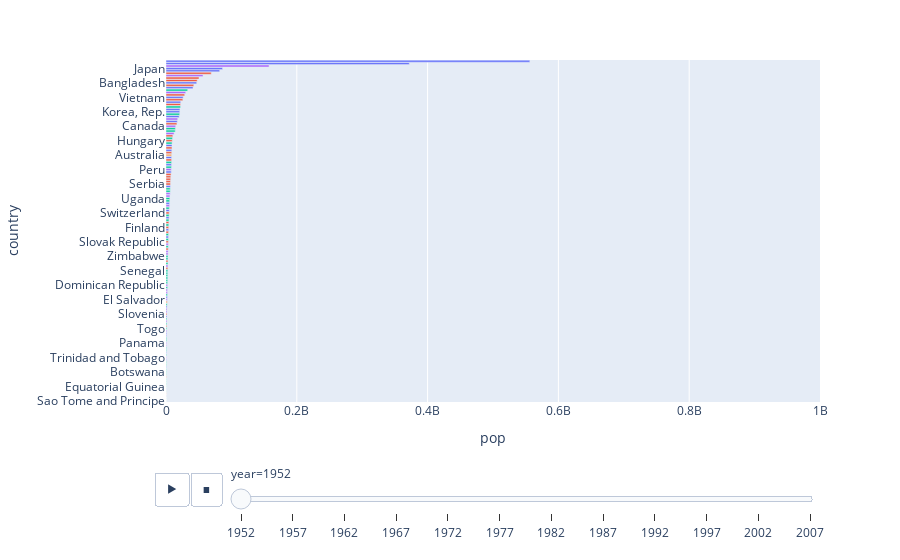

The cell this chart's notebook holds for it:
### Markdown cell above
## Question 5:

Instead of the continents, lets look at individual countries. Create an animation that shows the population growth of the countries through the years

### Code cell
# YOUR CODE HERE
fig = px.bar(df, x="pop", y="country", color="continent", orientation='h',
        animation_frame="year", animation_group="country", range_x=[0,1000000000])
fig.update_layout(showlegend=False)
fig.update_yaxes(categoryorder='total ascending')
fig.update_traces(textfont_size=12, textangle=0, textposition="outside", cliponaxis=False)
fig.show()

### Figure 1 — Plotly figure (JSON) as saved in the notebook; plotly's stock layout.template omitted (floating-point values rounded to 4 significant figures)
{"data": [{"alignmentgroup": "True", "cliponaxis": false, "hovertemplate": "continent=Asia<br>year=1952<br>pop=%{x}<br>country=%{y}<extra></extra>", "ids": ["Afghanistan", "Bahrain", "Bangladesh", "Cambodia", "China", "Hong Kong, China", "India", "Indonesia", "Iran", "Iraq", "Israel", "Japan", "Jordan", "Korea, Dem. Rep.", "Korea, Rep.", "Kuwait", "Lebanon", "Malaysia", "Mongolia", "Myanmar", "Nepal", "Oman", "Pakistan", "Philippines", "Saudi Arabia", "Singapore", "Sri Lanka", "Syria", "Taiwan", "Thailand", "Vietnam", "West Bank and Gaza", "Yemen, Rep."], "legendgroup": "Asia", "marker": {"color": "#636efa", "pattern": {"shape": ""}}, "name": "Asia", "offsetgroup": "Asia", "orientation": "h", "showlegend": true, "textangle": 0, "textfont": {"size": 12}, "textposition": "outside", "type": "bar", "x": [8425333, 120447, 46886859, 4693836, 556263527, 2125900, 372000000, 82052000, 17272000, 5441766, 1620914, 86459025, 607914, 8865488, 20947571, 160000, 1439529, 6748378, 800663, 20092996, 9182536, 507833, 41346560, 22438691, 4005677, 1127000, 7982342, 3661549, 8550362, 21289402, 26246839, 1030585, 4963829], "xaxis": "x", "y": ["Afghanistan", "Bahrain", "Bangladesh", "Cambodia", "China", "Hong Kong, China", "India", "Indonesia", "Iran", "Iraq", "Israel", "Japan", "Jordan", "Korea, Dem. Rep.", "Korea, Rep.", "Kuwait", "Lebanon", "Malaysia", "Mongolia", "Myanmar", "Nepal", "Oman", "Pakistan", "Philippines", "Saudi Arabia", "Singapore", "Sri Lanka", "Syria", "Taiwan", "Thailand", "Vietnam", "West Bank and Gaza", "Yemen, Rep."], "yaxis": "y"}, {"alignmentgroup": "True", "cliponaxis": false, "hovertemplate": "continent=Europe<br>year=1952<br>pop=%{x}<br>country=%{y}<extra></extra>", "ids": ["Albania", "Austria", "Belgium", "Bosnia and Herzegovina", "Bulgaria", "Croatia", "Czech Republic", "Denmark", "Finland", "France", "Germany", "Greece", "Hungary", "Iceland", "Ireland", "Italy", "Montenegro", "Netherlands", "Norway", "Poland", "Portugal", "Romania", "Serbia", "Slovak Republic", "Slovenia", "Spain", "Sweden", "Switzerland", "Turkey", "United Kingdom"], "legendgroup": "Europe", "marker": {"color": "#EF553B", "pattern": {"shape": ""}}, "name": "Europe", "offsetgroup": "Europe", "orientation": "h", "showlegend": true, "textangle": 0, "textfont": {"size": 12}, "textposition": "outside", "type": "bar", "x": [1282697, 6927772, 8730405, 2791000, 7274900, 3882229, 9125183, 4334000, 4090500, 42459667, 69145952, 7733250, 9504000, 147962, 2952156, 47666000, 413834, 10381988, 3327728, 25730551, 8526050, 16630000, 6860147, 3558137, 1489518, 28549870, 7124673, 4815000, 22235677, 50430000], "xaxis": "x", "y": ["Albania", "Austria", "Belgium", "Bosnia and Herzegovina", "Bulgaria", "Croatia", "Czech Republic", "Denmark", "Finland", "France", "Germany", "Greece", "Hungary", "Iceland", "Ireland", "Italy", "Montenegro", "Netherlands", "Norway", "Poland", "Portugal", "Romania", "Serbia", "Slovak Republic", "Slovenia", "Spain", "Sweden", "Switzerland", "Turkey", "United Kingdom"], "yaxis": "y"}, {"alignmentgroup": "True", "cliponaxis": false, "hovertemplate": "continent=Africa<br>year=1952<br>pop=%{x}<br>country=%{y}<extra></extra>", "ids": ["Algeria", "Angola", "Benin", "Botswana", "Burkina Faso", "Burundi", "Cameroon", "Central African Republic", "Chad", "Comoros", "Congo, Dem. Rep.", "Congo, Rep.", "Cote d'Ivoire", "Djibouti", "Egypt", "Equatorial Guinea", "Eritrea", "Ethiopia", "Gabon", "Gambia", "Ghana", "Guinea", "Guinea-Bissau", "Kenya", "Lesotho", "Liberia", "Libya", "Madagascar", "Malawi", "Mali", "Mauritania", "Mauritius", "Morocco", "Mozambique", "Namibia", "Niger", "Nigeria", "Reunion", "Rwanda", "Sao Tome and Principe", "Senegal", "Sierra Leone", "Somalia", "South Africa", "Sudan", "Swaziland", "Tanzania", "Togo", "Tunisia", "Uganda", "Zambia", "Zimbabwe"], "legendgroup": "Africa", "marker": {"color": "#00cc96", "pattern": {"shape": ""}}, "name": "Africa", "offsetgroup": "Africa", "orientation": "h", "showlegend": true, "textangle": 0, "textfont": {"size": 12}, "textposition": "outside", "type": "bar", "x": [9279525, 4232095, 1738315, 442308, 4469979, 2445618, 5009067, 1291695, 2682462, 153936, 14100005, 854885, 2977019, 63149, 22223309, 216964, 1438760, 20860941, 420702, 284320, 5581001, 2664249, 580653, 6464046, 748747, 863308, 1019729, 4762912, 2917802, 3838168, 1022556, 516556, 9939217, 6446316, 485831, 3379468, 33119096, 257700, 2534927, 60011, 2755589, 2143249, 2526994, 14264935, 8504667, 290243, 8322925, 1219113, 3647735, 5824797, 2672000, 3080907], "xaxis": "x", "y": ["Algeria", "Angola", "Benin", "Botswana", "Burkina Faso", "Burundi", "Cameroon", "Central African Republic", "Chad", "Comoros", "Congo, Dem. Rep.", "Congo, Rep.", "Cote d'Ivoire", "Djibouti", "Egypt", "Equatorial Guinea", "Eritrea", "Ethiopia", "Gabon", "Gambia", "Ghana", "Guinea", "Guinea-Bissau", "Kenya", "Lesotho", "Liberia", "Libya", "Madagascar", "Malawi", "Mali", "Mauritania", "Mauritius", "Morocco", "Mozambique", "Namibia", "Niger", "Nigeria", "Reunion", "Rwanda", "Sao Tome and Principe", "Senegal", "Sierra Leone", "Somalia", "South Africa", "Sudan", "Swaziland", "Tanzania", "Togo", "Tunisia", "Uganda", "Zambia", "Zimbabwe"], "yaxis": "y"}, {"alignmentgroup": "True", "cliponaxis": false, "hovertemplate": "continent=Americas<br>year=1952<br>pop=%{x}<br>country=%{y}<extra></extra>", "ids": ["Argentina", "Bolivia", "Brazil", "Canada", "Chile", "Colombia", "Costa Rica", "Cuba", "Dominican Republic", "Ecuador", "El Salvador", "Guatemala", "Haiti", "Honduras", "Jamaica", "Mexico", "Nicaragua", "Panama", "Paraguay", "Peru", "Puerto Rico", "Trinidad and Tobago", "United States", "Uruguay", "Venezuela"], "legendgroup": "Americas", "marker": {"color": "#ab63fa", "pattern": {"shape": ""}}, "name": "Americas", "offsetgroup": "Americas", "orientation": "h", "showlegend": true, "textangle": 0, "textfont": {"size": 12}, "textposition": "outside", "type": "bar", "x": [17876956, 2883315, 56602560, 14785584, 6377619, 12350771, 926317, 6007797, 2491346, 3548753, 2042865, 3146381, 3201488, 1517453, 1426095, 30144317, 1165790, 940080, 1555876, 8025700, 2227000, 662850, 157553000, 2252965, 5439568], "xaxis": "x", "y": ["Argentina", "Bolivia", "Brazil", "Canada", "Chile", "Colombia", "Costa Rica", "Cuba", "Dominican Republic", "Ecuador", "El Salvador", "Guatemala", "Haiti", "Honduras", "Jamaica", "Mexico", "Nicaragua", "Panama", "Paraguay", "Peru", "Puerto Rico", "Trinidad and Tobago", "United States", "Uruguay", "Venezuela"], "yaxis": "y"}, {"alignmentgroup": "True", "cliponaxis": false, "hovertemplate": "continent=Oceania<br>year=1952<br>pop=%{x}<br>country=%{y}<extra></extra>", "ids": ["Australia", "New Zealand"], "legendgroup": "Oceania", "marker": {"color": "#FFA15A", "pattern": {"shape": ""}}, "name": "Oceania", "offsetgroup": "Oceania", "orientation": "h", "showlegend": true, "textangle": 0, "textfont": {"size": 12}, "textposition": "outside", "type": "bar", "x": [8691212, 1994794], "xaxis": "x", "y": ["Australia", "New Zealand"], "yaxis": "y"}], "layout": {"barmode": "relative", "legend": {"title": {"text": "continent"}, "tracegroupgap": 0}, "margin": {"t": 60}, "showlegend": false, "sliders": [{"active": 0, "currentvalue": {"prefix": "year="}, "len": 0.9, "pad": {"b": 10, "t": 60}, "steps": [{"args": [["1952"], {"frame": {"duration": 0, "redraw": true}, "fromcurrent": true, "mode": "immediate", "transition": {"duration": 0, "easing": "linear"}}], "label": "1952", "method": "animate"}, {"args": [["1957"], {"frame": {"duration": 0, "redraw": true}, "fromcurrent": true, "mode": "immediate", "transition": {"duration": 0, "easing": "linear"}}], "label": "1957", "method": "animate"}, {"args": [["1962"], {"frame": {"duration": 0, "redraw": true}, "fromcurrent": true, "mode": "immediate", "transition": {"duration": 0, "easing": "linear"}}], "label": "1962", "method": "animate"}, {"args": [["1967"], {"frame": {"duration": 0, "redraw": true}, "fromcurrent": true, "mode": "immediate", "transition": {"duration": 0, "easing": "linear"}}], "label": "1967", "method": "animate"}, {"args": [["1972"], {"frame": {"duration": 0, "redraw": true}, "fromcurrent": true, "mode": "immediate", "transition": {"duration": 0, "easing": "linear"}}], "label": "1972", "method": "animate"}, {"args": [["1977"], {"frame": {"duration": 0, "redraw": true}, "fromcurrent": true, "mode": "immediate", "transition": {"duration": 0, "easing": "linear"}}], "label": "1977", "method": "animate"}, {"args": [["1982"], {"frame": {"duration": 0, "redraw": true}, "fromcurrent": true, "mode": "immediate", "transition": {"duration": 0, "easing": "linear"}}], "label": "1982", "method": "animate"}, {"args": [["1987"], {"frame": {"duration": 0, "redraw": true}, "fromcurrent": true, "mode": "immediate", "transition": {"duration": 0, "easing": "linear"}}], "label": "1987", "method": "animate"}, {"args": [["1992"], {"frame": {"duration": 0, "redraw": true}, "fromcurrent": true, "mode": "immediate", "transition": {"duration": 0, "easing": "linear"}}], "label": "1992", "method": "animate"}, {"args": [["1997"], {"frame": {"duration": 0, "redraw": true}, "fromcurrent": true, "mode": "immediate", "transition": {"duration": 0, "easing": "linear"}}], "label": "1997", "method": "animate"}, {"args": [["2002"], {"frame": {"duration": 0, "redraw": true}, "fromcurrent": true, "mode": "immediate", "transition": {"duration": 0, "easing": "linear"}}], "label": "2002", "method": "animate"}, {"args": [["2007"], {"frame": {"duration": 0, "redraw": true}, "fromcurrent": true, "mode": "immediate", "transition": {"duration": 0, "easing": "linear"}}], "label": "2007", "method": "animate"}], "x": 0.1, "xanchor": "left", "y": 0, "yanchor": "top"}], "updatemenus": [{"buttons": [{"args": [null, {"frame": {"duration": 500, "redraw": true}, "fromcurrent": true, "mode": "immediate", "transition": {"duration": 500, "easing": "linear"}}], "label": "&#9654;", "method": "animate"}, {"args": [[null], {"frame": {"duration": 0, "redraw": true}, "fromcurrent": true, "mode": "immediate", "transition": {"duration": 0, "easing": "linear"}}], "label": "&#9724;", "method": "animate"}], "direction": "left", "pad": {"r": 10, "t": 70}, "showactive": false, "type": "buttons", "x": 0.1, "xanchor": "right", "y": 0, "yanchor": "top"}], "xaxis": {"anchor": "y", "domain": [0, 1], "range": [0, 1000000000], "title": {"text": "pop"}}, "yaxis": {"anchor": "x", "categoryorder": "total ascending", "domain": [0, 1], "title": {"text": "country"}}}}
